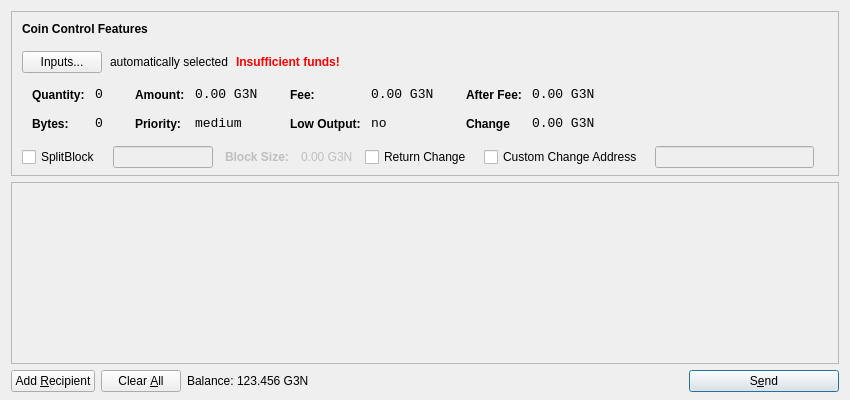
<?xml version="1.0" encoding="UTF-8"?>
<ui version="4.0">
 <class>SendCoinsDialog</class>
 <widget class="QDialog" name="SendCoinsDialog">
  <property name="geometry">
   <rect>
    <x>0</x>
    <y>0</y>
    <width>850</width>
    <height>400</height>
   </rect>
  </property>
  <property name="windowTitle">
   <string>Send Coins</string>
  </property>
  <layout class="QVBoxLayout" name="verticalLayout" stretch="0,1,0">
   <property name="bottomMargin">
    <number>8</number>
   </property>
   <item>
    <widget class="QFrame" name="frameCoinControl">
     <property name="sizePolicy">
      <sizepolicy hsizetype="Expanding" vsizetype="Expanding">
       <horstretch>0</horstretch>
       <verstretch>0</verstretch>
      </sizepolicy>
     </property>
     <property name="maximumSize">
      <size>
       <width>16777215</width>
       <height>16777215</height>
      </size>
     </property>
     <property name="frameShape">
      <enum>QFrame::StyledPanel</enum>
     </property>
     <property name="frameShadow">
      <enum>QFrame::Sunken</enum>
     </property>
     <layout class="QVBoxLayout" name="verticalLayoutCoinControl2">
      <property name="spacing">
       <number>6</number>
      </property>
      <property name="leftMargin">
       <number>0</number>
      </property>
      <property name="topMargin">
       <number>0</number>
      </property>
      <property name="rightMargin">
       <number>0</number>
      </property>
      <property name="bottomMargin">
       <number>6</number>
      </property>
      <item>
       <layout class="QVBoxLayout" name="verticalLayoutCoinControl" stretch="0,0,0,0,1">
        <property name="spacing">
         <number>0</number>
        </property>
        <property name="leftMargin">
         <number>10</number>
        </property>
        <property name="topMargin">
         <number>10</number>
        </property>
        <item>
         <layout class="QHBoxLayout" name="horizontalLayoutCoinControl1">
          <property name="bottomMargin">
           <number>15</number>
          </property>
          <item>
           <widget class="QLabel" name="labelCoinControlFeatures">
            <property name="sizePolicy">
             <sizepolicy hsizetype="Preferred" vsizetype="Maximum">
              <horstretch>0</horstretch>
              <verstretch>0</verstretch>
             </sizepolicy>
            </property>
            <property name="font">
             <font>
              <weight>75</weight>
              <bold>true</bold>
             </font>
            </property>
            <property name="styleSheet">
             <string notr="true">font-weight:bold;</string>
            </property>
            <property name="text">
             <string>Coin Control Features</string>
            </property>
           </widget>
          </item>
         </layout>
        </item>
        <item>
         <layout class="QHBoxLayout" name="horizontalLayoutCoinControl2" stretch="0,0,0,0">
          <property name="spacing">
           <number>8</number>
          </property>
          <property name="bottomMargin">
           <number>10</number>
          </property>
          <item>
           <widget class="QPushButton" name="pushButtonCoinControl">
            <property name="styleSheet">
             <string notr="true"/>
            </property>
            <property name="text">
             <string>Inputs...</string>
            </property>
           </widget>
          </item>
          <item>
           <widget class="QLabel" name="labelCoinControlAutomaticallySelected">
            <property name="text">
             <string>automatically selected</string>
            </property>
            <property name="margin">
             <number>5</number>
            </property>
           </widget>
          </item>
          <item>
           <widget class="QLabel" name="labelCoinControlInsuffFunds">
            <property name="font">
             <font>
              <weight>75</weight>
              <bold>true</bold>
             </font>
            </property>
            <property name="styleSheet">
             <string notr="true">color:red;font-weight:bold;</string>
            </property>
            <property name="text">
             <string>Insufficient funds!</string>
            </property>
            <property name="margin">
             <number>5</number>
            </property>
           </widget>
          </item>
          <item>
           <spacer name="horizontalSpacerCoinControl">
            <property name="orientation">
             <enum>Qt::Horizontal</enum>
            </property>
            <property name="sizeHint" stdset="0">
             <size>
              <width>40</width>
              <height>1</height>
             </size>
            </property>
           </spacer>
          </item>
         </layout>
        </item>
        <item>
         <widget class="QWidget" name="widgetCoinControl" native="true">
          <property name="sizePolicy">
           <sizepolicy hsizetype="Preferred" vsizetype="Preferred">
            <horstretch>0</horstretch>
            <verstretch>0</verstretch>
           </sizepolicy>
          </property>
          <property name="minimumSize">
           <size>
            <width>0</width>
            <height>0</height>
           </size>
          </property>
          <property name="styleSheet">
           <string notr="true"/>
          </property>
          <layout class="QHBoxLayout" name="horizontalLayoutCoinControl5">
           <property name="leftMargin">
            <number>0</number>
           </property>
           <property name="topMargin">
            <number>0</number>
           </property>
           <property name="rightMargin">
            <number>0</number>
           </property>
           <property name="bottomMargin">
            <number>0</number>
           </property>
           <item>
            <layout class="QHBoxLayout" name="horizontalLayoutCoinControl3" stretch="0,0,0,1">
             <property name="spacing">
              <number>20</number>
             </property>
             <property name="topMargin">
              <number>0</number>
             </property>
             <property name="bottomMargin">
              <number>10</number>
             </property>
             <item>
              <layout class="QFormLayout" name="formLayoutCoinControl1">
               <property name="horizontalSpacing">
                <number>10</number>
               </property>
               <property name="verticalSpacing">
                <number>14</number>
               </property>
               <property name="leftMargin">
                <number>10</number>
               </property>
               <property name="topMargin">
                <number>4</number>
               </property>
               <property name="rightMargin">
                <number>6</number>
               </property>
               <item row="0" column="0">
                <widget class="QLabel" name="labelCoinControlQuantityText">
                 <property name="styleSheet">
                  <string notr="true">font-weight:bold;</string>
                 </property>
                 <property name="text">
                  <string>Quantity:</string>
                 </property>
                 <property name="margin">
                  <number>0</number>
                 </property>
                </widget>
               </item>
               <item row="0" column="1">
                <widget class="QLabel" name="labelCoinControlQuantity">
                 <property name="font">
                  <font>
                   <family>Monospace</family>
                   <pointsize>10</pointsize>
                  </font>
                 </property>
                 <property name="cursor">
                  <cursorShape>IBeamCursor</cursorShape>
                 </property>
                 <property name="contextMenuPolicy">
                  <enum>Qt::ActionsContextMenu</enum>
                 </property>
                 <property name="text">
                  <string>0</string>
                 </property>
                 <property name="margin">
                  <number>0</number>
                 </property>
                 <property name="textInteractionFlags">
                  <set>Qt::LinksAccessibleByMouse|Qt::TextSelectableByKeyboard|Qt::TextSelectableByMouse</set>
                 </property>
                </widget>
               </item>
               <item row="1" column="0">
                <widget class="QLabel" name="labelCoinControlBytesText">
                 <property name="styleSheet">
                  <string notr="true">font-weight:bold;</string>
                 </property>
                 <property name="text">
                  <string>Bytes:</string>
                 </property>
                </widget>
               </item>
               <item row="1" column="1">
                <widget class="QLabel" name="labelCoinControlBytes">
                 <property name="font">
                  <font>
                   <family>Monospace</family>
                   <pointsize>10</pointsize>
                  </font>
                 </property>
                 <property name="cursor">
                  <cursorShape>IBeamCursor</cursorShape>
                 </property>
                 <property name="contextMenuPolicy">
                  <enum>Qt::ActionsContextMenu</enum>
                 </property>
                 <property name="text">
                  <string>0</string>
                 </property>
                 <property name="textInteractionFlags">
                  <set>Qt::LinksAccessibleByMouse|Qt::TextSelectableByKeyboard|Qt::TextSelectableByMouse</set>
                 </property>
                </widget>
               </item>
              </layout>
             </item>
             <item>
              <layout class="QFormLayout" name="formLayoutCoinControl2">
               <property name="horizontalSpacing">
                <number>10</number>
               </property>
               <property name="verticalSpacing">
                <number>14</number>
               </property>
               <property name="leftMargin">
                <number>6</number>
               </property>
               <property name="topMargin">
                <number>4</number>
               </property>
               <property name="rightMargin">
                <number>6</number>
               </property>
               <item row="0" column="0">
                <widget class="QLabel" name="labelCoinControlAmountText">
                 <property name="styleSheet">
                  <string notr="true">font-weight:bold;</string>
                 </property>
                 <property name="text">
                  <string>Amount:</string>
                 </property>
                 <property name="margin">
                  <number>0</number>
                 </property>
                </widget>
               </item>
               <item row="0" column="1">
                <widget class="QLabel" name="labelCoinControlAmount">
                 <property name="font">
                  <font>
                   <family>Monospace</family>
                   <pointsize>10</pointsize>
                  </font>
                 </property>
                 <property name="cursor">
                  <cursorShape>IBeamCursor</cursorShape>
                 </property>
                 <property name="contextMenuPolicy">
                  <enum>Qt::ActionsContextMenu</enum>
                 </property>
                 <property name="text">
                  <string>0.00 G3N</string>
                 </property>
                 <property name="textInteractionFlags">
                  <set>Qt::LinksAccessibleByMouse|Qt::TextSelectableByKeyboard|Qt::TextSelectableByMouse</set>
                 </property>
                </widget>
               </item>
               <item row="1" column="0">
                <widget class="QLabel" name="labelCoinControlPriorityText">
                 <property name="styleSheet">
                  <string notr="true">font-weight:bold;</string>
                 </property>
                 <property name="text">
                  <string>Priority:</string>
                 </property>
                </widget>
               </item>
               <item row="1" column="1">
                <widget class="QLabel" name="labelCoinControlPriority">
                 <property name="font">
                  <font>
                   <family>Monospace</family>
                   <pointsize>10</pointsize>
                  </font>
                 </property>
                 <property name="cursor">
                  <cursorShape>IBeamCursor</cursorShape>
                 </property>
                 <property name="contextMenuPolicy">
                  <enum>Qt::ActionsContextMenu</enum>
                 </property>
                 <property name="text">
                  <string>medium</string>
                 </property>
                 <property name="textInteractionFlags">
                  <set>Qt::LinksAccessibleByMouse|Qt::TextSelectableByKeyboard|Qt::TextSelectableByMouse</set>
                 </property>
                </widget>
               </item>
              </layout>
             </item>
             <item>
              <layout class="QFormLayout" name="formLayoutCoinControl3">
               <property name="horizontalSpacing">
                <number>10</number>
               </property>
               <property name="verticalSpacing">
                <number>14</number>
               </property>
               <property name="leftMargin">
                <number>6</number>
               </property>
               <property name="topMargin">
                <number>4</number>
               </property>
               <property name="rightMargin">
                <number>6</number>
               </property>
               <item row="0" column="0">
                <widget class="QLabel" name="labelCoinControlFeeText">
                 <property name="styleSheet">
                  <string notr="true">font-weight:bold;</string>
                 </property>
                 <property name="text">
                  <string>Fee:</string>
                 </property>
                 <property name="margin">
                  <number>0</number>
                 </property>
                </widget>
               </item>
               <item row="0" column="1">
                <widget class="QLabel" name="labelCoinControlFee">
                 <property name="font">
                  <font>
                   <family>Monospace</family>
                   <pointsize>10</pointsize>
                  </font>
                 </property>
                 <property name="cursor">
                  <cursorShape>IBeamCursor</cursorShape>
                 </property>
                 <property name="contextMenuPolicy">
                  <enum>Qt::ActionsContextMenu</enum>
                 </property>
                 <property name="text">
                  <string>0.00 G3N</string>
                 </property>
                 <property name="textInteractionFlags">
                  <set>Qt::LinksAccessibleByMouse|Qt::TextSelectableByKeyboard|Qt::TextSelectableByMouse</set>
                 </property>
                </widget>
               </item>
               <item row="1" column="0">
                <widget class="QLabel" name="labelCoinControlLowOutputText">
                 <property name="styleSheet">
                  <string notr="true">font-weight:bold;</string>
                 </property>
                 <property name="text">
                  <string>Low Output:</string>
                 </property>
                </widget>
               </item>
               <item row="1" column="1">
                <widget class="QLabel" name="labelCoinControlLowOutput">
                 <property name="font">
                  <font>
                   <family>Monospace</family>
                   <pointsize>10</pointsize>
                  </font>
                 </property>
                 <property name="cursor">
                  <cursorShape>IBeamCursor</cursorShape>
                 </property>
                 <property name="contextMenuPolicy">
                  <enum>Qt::ActionsContextMenu</enum>
                 </property>
                 <property name="text">
                  <string>no</string>
                 </property>
                 <property name="textInteractionFlags">
                  <set>Qt::LinksAccessibleByMouse|Qt::TextSelectableByKeyboard|Qt::TextSelectableByMouse</set>
                 </property>
                </widget>
               </item>
              </layout>
             </item>
             <item>
              <layout class="QFormLayout" name="formLayoutCoinControl4">
               <property name="fieldGrowthPolicy">
                <enum>QFormLayout::AllNonFixedFieldsGrow</enum>
               </property>
               <property name="horizontalSpacing">
                <number>10</number>
               </property>
               <property name="verticalSpacing">
                <number>14</number>
               </property>
               <property name="leftMargin">
                <number>6</number>
               </property>
               <property name="topMargin">
                <number>4</number>
               </property>
               <property name="rightMargin">
                <number>6</number>
               </property>
               <item row="0" column="0">
                <widget class="QLabel" name="labelCoinControlAfterFeeText">
                 <property name="styleSheet">
                  <string notr="true">font-weight:bold;</string>
                 </property>
                 <property name="text">
                  <string>After Fee:</string>
                 </property>
                 <property name="margin">
                  <number>0</number>
                 </property>
                </widget>
               </item>
               <item row="0" column="1">
                <widget class="QLabel" name="labelCoinControlAfterFee">
                 <property name="font">
                  <font>
                   <family>Monospace</family>
                   <pointsize>10</pointsize>
                  </font>
                 </property>
                 <property name="cursor">
                  <cursorShape>IBeamCursor</cursorShape>
                 </property>
                 <property name="contextMenuPolicy">
                  <enum>Qt::ActionsContextMenu</enum>
                 </property>
                 <property name="text">
                  <string>0.00 G3N</string>
                 </property>
                 <property name="textInteractionFlags">
                  <set>Qt::LinksAccessibleByMouse|Qt::TextSelectableByKeyboard|Qt::TextSelectableByMouse</set>
                 </property>
                </widget>
               </item>
               <item row="1" column="0">
                <widget class="QLabel" name="labelCoinControlChangeText">
                 <property name="styleSheet">
                  <string notr="true">font-weight:bold;</string>
                 </property>
                 <property name="text">
                  <string>Change</string>
                 </property>
                </widget>
               </item>
               <item row="1" column="1">
                <widget class="QLabel" name="labelCoinControlChange">
                 <property name="font">
                  <font>
                   <family>Monospace</family>
                   <pointsize>10</pointsize>
                  </font>
                 </property>
                 <property name="cursor">
                  <cursorShape>IBeamCursor</cursorShape>
                 </property>
                 <property name="contextMenuPolicy">
                  <enum>Qt::ActionsContextMenu</enum>
                 </property>
                 <property name="text">
                  <string>0.00 G3N</string>
                 </property>
                 <property name="textInteractionFlags">
                  <set>Qt::LinksAccessibleByMouse|Qt::TextSelectableByKeyboard|Qt::TextSelectableByMouse</set>
                 </property>
                </widget>
               </item>
              </layout>
             </item>
            </layout>
           </item>
          </layout>
         </widget>
        </item>
        <item>
         <layout class="QHBoxLayout" name="horizontalLayoutCoinControl4" stretch="0,0,0,0,0,0,0,0">
          <property name="spacing">
           <number>12</number>
          </property>
          <property name="sizeConstraint">
           <enum>QLayout::SetDefaultConstraint</enum>
          </property>
          <property name="topMargin">
           <number>5</number>
          </property>
          <property name="rightMargin">
           <number>5</number>
          </property>
          <item>
           <widget class="QCheckBox" name="splitBlockCheckBox">
            <property name="text">
             <string>SplitBlock</string>
            </property>
           </widget>
          </item>
          <item>
           <widget class="QLineEdit" name="splitBlockLineEdit">
            <property name="enabled">
             <bool>false</bool>
            </property>
            <property name="sizePolicy">
             <sizepolicy hsizetype="Fixed" vsizetype="Fixed">
              <horstretch>0</horstretch>
              <verstretch>0</verstretch>
             </sizepolicy>
            </property>
            <property name="maximumSize">
             <size>
              <width>100</width>
              <height>16777215</height>
             </size>
            </property>
           </widget>
          </item>
          <item>
           <widget class="QLabel" name="labelBlockSizeText">
            <property name="enabled">
             <bool>false</bool>
            </property>
            <property name="font">
             <font>
              <weight>75</weight>
              <bold>true</bold>
             </font>
            </property>
            <property name="text">
             <string>Block Size:</string>
            </property>
           </widget>
          </item>
          <item>
           <widget class="QLabel" name="labelBlockSize">
            <property name="enabled">
             <bool>false</bool>
            </property>
            <property name="text">
             <string>0.00 G3N</string>
            </property>
           </widget>
          </item>
          <item>
           <widget class="QCheckBox" name="returnChangeCheckBox">
            <property name="text">
             <string>Return Change</string>
            </property>
           </widget>
          </item>
          <item>
           <widget class="QCheckBox" name="checkBoxCoinControlChange">
            <property name="text">
             <string>Custom Change Address</string>
            </property>
           </widget>
          </item>
          <item>
           <widget class="QLineEdit" name="lineEditCoinControlChange">
            <property name="enabled">
             <bool>false</bool>
            </property>
            <property name="sizePolicy">
             <sizepolicy hsizetype="Expanding" vsizetype="Fixed">
              <horstretch>0</horstretch>
              <verstretch>0</verstretch>
             </sizepolicy>
            </property>
           </widget>
          </item>
          <item>
           <widget class="QLabel" name="labelCoinControlChangeLabel">
            <property name="sizePolicy">
             <sizepolicy hsizetype="Preferred" vsizetype="Expanding">
              <horstretch>0</horstretch>
              <verstretch>0</verstretch>
             </sizepolicy>
            </property>
            <property name="minimumSize">
             <size>
              <width>0</width>
              <height>0</height>
             </size>
            </property>
            <property name="text">
             <string/>
            </property>
            <property name="margin">
             <number>3</number>
            </property>
           </widget>
          </item>
         </layout>
        </item>
        <item>
         <spacer name="verticalSpacerCoinControl">
          <property name="orientation">
           <enum>Qt::Vertical</enum>
          </property>
          <property name="sizeHint" stdset="0">
           <size>
            <width>800</width>
            <height>1</height>
           </size>
          </property>
         </spacer>
        </item>
       </layout>
      </item>
     </layout>
    </widget>
   </item>
   <item>
    <widget class="QScrollArea" name="scrollArea">
     <property name="widgetResizable">
      <bool>true</bool>
     </property>
     <widget class="QWidget" name="scrollAreaWidgetContents">
      <property name="geometry">
       <rect>
        <x>0</x>
        <y>0</y>
        <width>830</width>
        <height>163</height>
       </rect>
      </property>
      <layout class="QVBoxLayout" name="verticalLayout_2">
       <property name="leftMargin">
        <number>0</number>
       </property>
       <property name="topMargin">
        <number>0</number>
       </property>
       <property name="rightMargin">
        <number>0</number>
       </property>
       <property name="bottomMargin">
        <number>0</number>
       </property>
       <item>
        <layout class="QVBoxLayout" name="entries">
         <property name="spacing">
          <number>6</number>
         </property>
        </layout>
       </item>
       <item>
        <spacer name="verticalSpacer">
         <property name="orientation">
          <enum>Qt::Vertical</enum>
         </property>
         <property name="sizeHint" stdset="0">
          <size>
           <width>20</width>
           <height>40</height>
          </size>
         </property>
        </spacer>
       </item>
      </layout>
     </widget>
    </widget>
   </item>
   <item>
    <layout class="QHBoxLayout" name="horizontalLayout">
     <item>
      <widget class="QPushButton" name="addButton">
       <property name="toolTip">
        <string>Send to multiple recipients at once</string>
       </property>
       <property name="text">
        <string>Add &amp;Recipient</string>
       </property>
       <property name="icon">
        <iconset resource="../bitcoin.qrc">
         <normaloff>:/icons/add</normaloff>:/icons/add</iconset>
       </property>
       <property name="autoDefault">
        <bool>false</bool>
       </property>
      </widget>
     </item>
     <item>
      <widget class="QPushButton" name="clearButton">
       <property name="sizePolicy">
        <sizepolicy hsizetype="Minimum" vsizetype="Fixed">
         <horstretch>0</horstretch>
         <verstretch>0</verstretch>
        </sizepolicy>
       </property>
       <property name="toolTip">
        <string>Remove all transaction fields</string>
       </property>
       <property name="text">
        <string>Clear &amp;All</string>
       </property>
       <property name="icon">
        <iconset resource="../bitcoin.qrc">
         <normaloff>:/icons/remove</normaloff>:/icons/remove</iconset>
       </property>
       <property name="autoRepeatDelay">
        <number>300</number>
       </property>
       <property name="autoDefault">
        <bool>false</bool>
       </property>
      </widget>
     </item>
     <item>
      <layout class="QHBoxLayout" name="horizontalLayout_2">
       <property name="spacing">
        <number>3</number>
       </property>
       <item>
        <widget class="QLabel" name="label">
         <property name="sizePolicy">
          <sizepolicy hsizetype="Preferred" vsizetype="Fixed">
           <horstretch>0</horstretch>
           <verstretch>0</verstretch>
          </sizepolicy>
         </property>
         <property name="text">
          <string>Balance:</string>
         </property>
        </widget>
       </item>
       <item>
        <widget class="QLabel" name="labelBalance">
         <property name="sizePolicy">
          <sizepolicy hsizetype="Preferred" vsizetype="Fixed">
           <horstretch>0</horstretch>
           <verstretch>0</verstretch>
          </sizepolicy>
         </property>
         <property name="cursor">
          <cursorShape>IBeamCursor</cursorShape>
         </property>
         <property name="text">
          <string>123.456 G3N</string>
         </property>
         <property name="textInteractionFlags">
          <set>Qt::LinksAccessibleByMouse|Qt::TextSelectableByKeyboard|Qt::TextSelectableByMouse</set>
         </property>
        </widget>
       </item>
      </layout>
     </item>
     <item>
      <spacer name="horizontalSpacer">
       <property name="orientation">
        <enum>Qt::Horizontal</enum>
       </property>
       <property name="sizeHint" stdset="0">
        <size>
         <width>40</width>
         <height>20</height>
        </size>
       </property>
      </spacer>
     </item>
     <item>
      <widget class="QPushButton" name="sendButton">
       <property name="minimumSize">
        <size>
         <width>150</width>
         <height>0</height>
        </size>
       </property>
       <property name="toolTip">
        <string>Confirm the send action</string>
       </property>
       <property name="text">
        <string>S&amp;end</string>
       </property>
       <property name="icon">
        <iconset resource="../bitcoin.qrc">
         <normaloff>:/icons/send</normaloff>:/icons/send</iconset>
       </property>
       <property name="default">
        <bool>true</bool>
       </property>
      </widget>
     </item>
    </layout>
   </item>
  </layout>
 </widget>
 <resources>
  <include location="../bitcoin.qrc"/>
 </resources>
 <connections/>
</ui>
